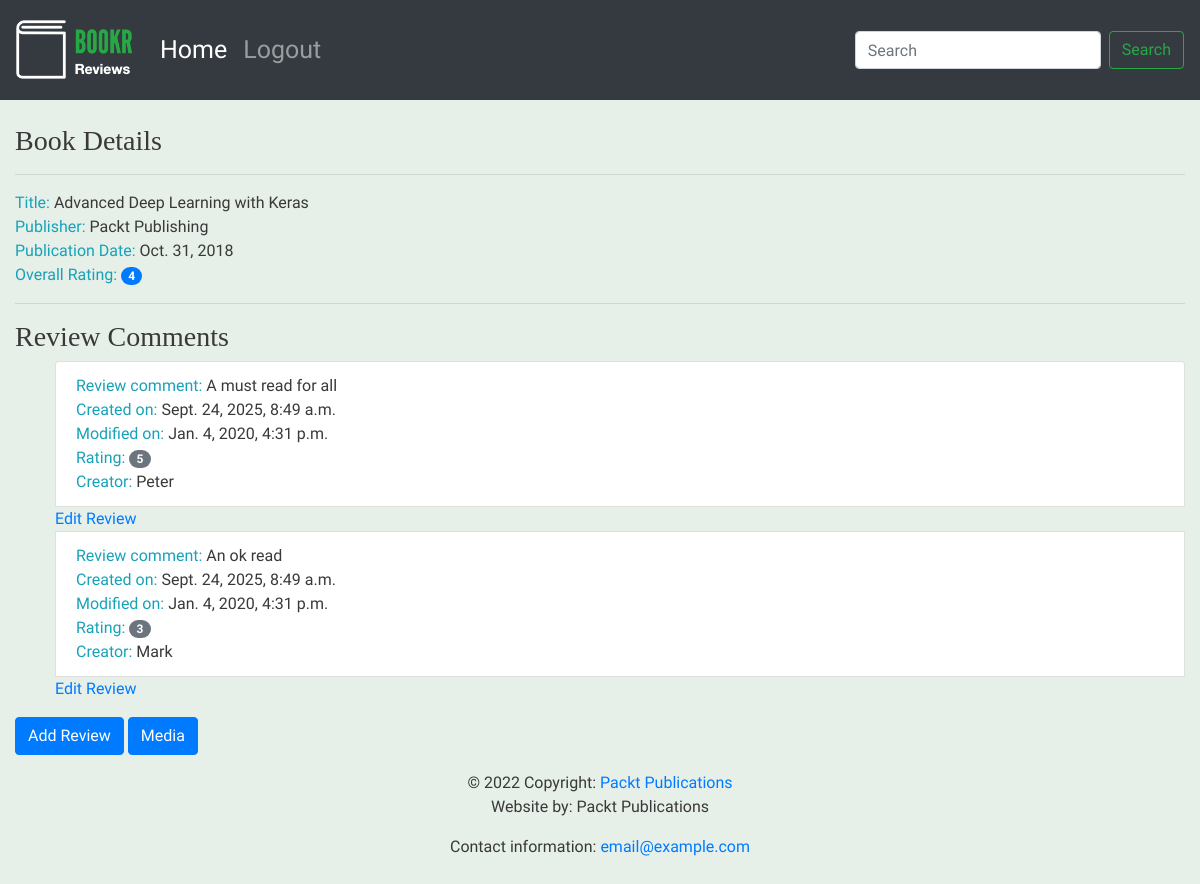
Page /books/1/ on the committed database.
### reviews/models.py (models this page shows, shortened)
class Book(models.Model):
    title = models.CharField(max_length=70, help_text="The title of the book.")
    publication_date = models.DateField(verbose_name="Date the book was published.")
    isbn = models.CharField(max_length=20, verbose_name="ISBN number of the book.")
    publisher = models.ForeignKey(Publisher, on_delete=models.CASCADE)
    contributors = models.ManyToManyField("Contributor", through="BookContributor")
    cover = models.ImageField(null=True, blank=True, upload_to="book_covers/")
    sample = models.FileField(null=True, blank=True, upload_to="book_samples/")

class Publisher(models.Model):
    name = models.CharField(max_length=50, help_text="The name of the Publisher.")
    website = models.URLField(help_text="The Publisher's website.")
    email = models.EmailField(help_text="The Publisher's email address.")
    def __str__(self):
        return self.name

class Review(models.Model):
    content = models.TextField(help_text="The Review text.")
    rating = models.IntegerField(help_text="The rating that the reviewer has given.")
    date_created = models.DateTimeField(
        auto_now_add=True, help_text="The date and time the review was created."
    )
    date_edited = models.DateTimeField(
        null=True, help_text="The date and time the review was last edited."
    )
    creator = models.ForeignKey(auth.get_user_model(), on_delete=models.CASCADE)
    book = models.ForeignKey(
        Book, on_delete=models.CASCADE, help_text="The Book that this review is for."
    )

### reviews/views.py (the view)
# urls.py: path("books/<int:pk>/", views.book_detail, name="book_detail"),
def book_detail(request, pk):
    book = get_object_or_404(Book, pk=pk)
    reviews = book.review_set.all()
    if reviews:
        book_rating = average_rating([review.rating for review in reviews])
        context = {"book": book, "book_rating": book_rating, "reviews": reviews}
    else:
        context = {"book": book, "book_rating": None, "reviews": None}
    return render(request, "reviews/book_detail.html", context)

### reviews/utils.py (called while the page is built)
def average_rating(rating_list):
    if not rating_list:
        return 0
    return round(sum(rating_list) / len(rating_list))

### reviews/templates/reviews/book_detail.html (shortened to what this page needs)
{% extends 'reviews/base.html' %}
{% block content %}
      <br>
      <h3>Book Details</h3>
      <hr>
      <span class="text-info">Title: </span> <span>{{ book.title }}</span>
      <br>
      <span class="text-info">Publisher: </span><span>{{ book.publisher }}</span>
      <br>
      <span class="text-info">Publication Date: </span><span>{{ book.publication_date }}</span>
      <br>
      {% if not reviews %}
            <hr>
            <h3>Be the first one to write a review.</h3>
      {% else %}
            <span class="text-info">Overall Rating: </span><span class="badge badge-primary badge-pill">{{ book_rating }}</span>
            <br>
            <hr>
            <h3>Review Comments</h3>
            <ul>
            {% for review in reviews %}
                  <li class="list-group-item">
                        <span class="text-info">Review comment: </span> <span>{{ review.content }}</span>
                        <br>
                        <span class="text-info">Created on: </span><span>{{ review.date_created }}</span>
                        <br>
                        <span class="text-info">Modified on: </span><span>{{ review.date_edited }}</span>
                        <br>
                        <span class="text-info">Rating: </span><span class="badge badge-secondary badge-pill">{{ review.rating }}</span>
                        <br>
                        <span class="text-info">Creator: </span><span>{{ review.creator.username }}</span>
                        <br>
                  </li>
                  <a href="{% url 'review_edit' book.pk review.pk %}">Edit Review</a>
            {% endfor %}
            </ul>
      {% endif %}
      <a class="btn btn-primary" href="{% url 'review_create' book.pk %}">Add Review</a>
      <a class="btn btn-primary" href="{% url 'book_media' book.pk %}">Media</a>
{% endblock %}

### static/main.css (style rules this page uses)
body { font-family: 'Source Sans Pro', sans-serif; background-color: #e6efe8; color: #393939; }
h1, h2, h3, h4, h5, h6 { font-family: 'Libre Baskerville', serif; }

### rows in the picture
Book: title "Advanced Deep Learning with Keras", publisher "Packt Publishing", publication_date "Oct. 31, 2018"
Review: content "A must read for all", date_created "Sept. 24, 2025, 8:49 a.m.", date_edited "Jan. 4, 2020, 4:31 p.m.", rating "5", creator.username "Peter"
Review: content "An ok read", date_created "Sept. 24, 2025, 8:49 a.m.", date_edited "Jan. 4, 2020, 4:31 p.m.", rating "3", creator.username "Mark"

### other values in the picture
{{ book_rating }} "4"
